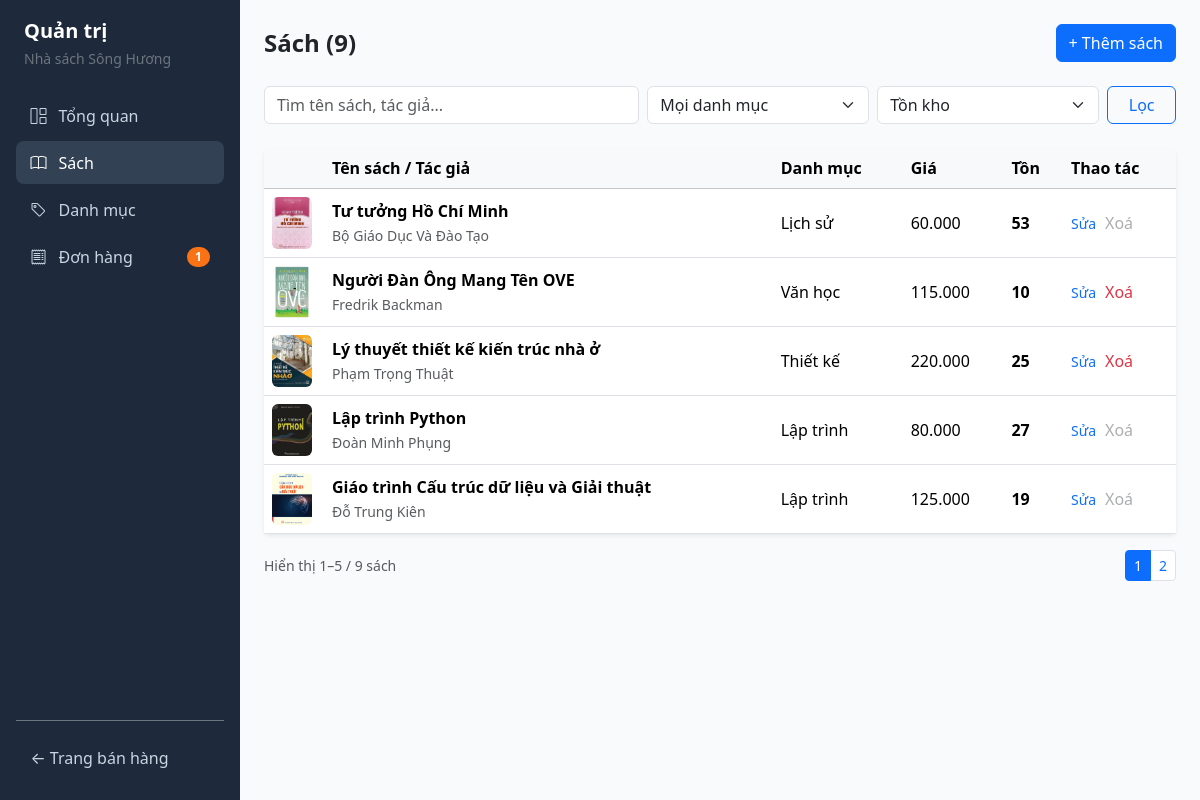
The app's page /admin/books with its own data.
### chuong_06/quanly_nhasach/models.py (models this page shows, shortened)
class Book(db.Model):
    __tablename__ = "books"
    id = db.Column(db.Integer, primary_key=True)
    title = db.Column(db.String(200), nullable=False, unique=True)
    author = db.Column(db.String(150), nullable=False)
    publisher = db.Column(db.String(150), nullable=True)
    publish_year = db.Column(db.Integer, nullable=True)
    price = db.Column(db.Integer, nullable=False)
    stock = db.Column(db.Integer, nullable=False, default=0)
    description = db.Column(db.Text, nullable=True)
    cover_image = db.Column(db.String(255), nullable=True)
    created_at = db.Column(db.DateTime, default=datetime.now, nullable=False)
    category_id = db.Column(db.Integer, db.ForeignKey("categories.id"), nullable=False)
    category = db.relationship("Category", back_populates="books")
    order_items = db.relationship("OrderItem", back_populates="book", lazy="dynamic")
    @property
    def is_deletable(self):
        return self.order_items.count() == 0

class Category(db.Model):
    __tablename__ = "categories"
    id = db.Column(db.Integer, primary_key=True)
    name = db.Column(db.String(100), nullable=False, unique=True)
    description = db.Column(db.Text, nullable=True)
    books = db.relationship("Book", back_populates="category", lazy="dynamic")

### chuong_06/quanly_nhasach/app.py (the view)
@app.route("/admin/books")
def admin_books():
    page = request.args.get("page", 1, type=int)
    q = request.args.get("q", "").strip()
    category_id = request.args.get("category_id", type=int)
    stock_filter = request.args.get("stock", "").strip()
    query = Book.query
    if q:
        keyword = f"%{q}%"
        query = query.filter(or_(Book.title.ilike(keyword), Book.author.ilike(keyword)))
    if category_id:
        query = query.filter(Book.category_id == category_id)
    if stock_filter == "in_stock":
        query = query.filter(Book.stock > 0)
    elif stock_filter == "low_stock":
        query = query.filter(Book.stock > 0, Book.stock <= 5)
    elif stock_filter == "out_of_stock":
        query = query.filter(Book.stock == 0)
    pagination = query.order_by(Book.created_at.desc(), Book.id.desc()).paginate(
        page=page, per_page=5, error_out=False
    )
    categories = Category.query.order_by(Category.name.asc()).all()
    return render_template(
        "admin/books.html",
        pagination=pagination,
        books=pagination.items,
        categories=categories,
        q=q,
        selected_category=category_id,
        stock_filter=stock_filter,
    )

### chuong_06/quanly_nhasach/app.py (called while the page is built)
def get_raw_cart():
    cart = session.get("cart", {})
    if not isinstance(cart, dict):
        cart = {}
        session["cart"] = cart
    return cart

def get_cart_total_quantity():
    cart = get_raw_cart()
    return sum(int(qty) for qty in cart.values() if int(qty) > 0)

@app.context_processor
def inject_global_counts():
    pending_count = (
        db.session.query(func.count(Order.id))
        .filter(Order.status == Order.STATUS_PENDING)
        .scalar()
        or 0
    )
    return {
        "cart_count": get_cart_total_quantity(),
        "pending_orders_count": pending_count,
    }

### chuong_06/quanly_nhasach/templates/admin/books.html (shortened to what this page needs)
{% extends "admin/base_admin.html" %}  {% block content %}
<div class="d-flex justify-content-between align-items-center mb-4">
  <h4 class="fw-bold mb-0">Sách ({{ pagination.total }})</h4>
  <a href="{{ url_for('admin_book_create') }}" class="btn btn-primary"
    >+ Thêm sách</a
  >
</div>
<form method="get" action="{{ url_for('admin_books') }}" class="row g-2 mb-4">
  <div class="col-md-5">
    <input
      type="text"
      name="q"
      value="{{ q }}"
      class="form-control"
      placeholder="Tìm tên sách, tác giả..."
    />
  </div>
  <div class="col-md-3">
    <select name="category_id" class="form-select">
      <option value="">Mọi danh mục</option>
    </select>
  </div>
  <div class="col-md-3">
    <select name="stock" class="form-select">
      <option value="">Tồn kho</option>
    </select>
  </div>
  <div class="col-md-1 d-grid">
    <button type="submit" class="btn btn-outline-primary">Lọc</button>
  </div>
</form>
<div class="card border-0 shadow-sm mb-3">
  <div class="table-responsive">
    <table class="table align-middle mb-0">
      <thead class="table-light">
        <tr>
          <th style="width: 60px"></th>
          <th>Tên sách / Tác giả</th>
          <th>Danh mục</th>
          <th>Giá</th>
          <th>Tồn</th>
          <th>Thao tác</th>
        </tr>
      </thead>
      <tbody>
        {% for book in books %}
        <tr>
          <td>
            {% if book.cover_image %}
            <img
              src="{{ url_for('static', filename='uploads/' + book.cover_image) }}"
              class="rounded"
              style="width: 40px; height: 52px; object-fit: cover"
            />
            {% endif %}
          </td>
          <td>
            <div class="fw-semibold">{{ book.title }}</div>
            <small class="text-muted">{{ book.author }}</small>
          </td>
          <td>{{ book.category.name }}</td>
          <td>{{ "{:,}".format(book.price).replace(",", ".") }}</td>
          <td class="fw-bold {{ 'text-danger' if book.stock == 0 else '' }}">
            {{ book.stock }}
          </td>
          <td>
            <div class="d-flex align-items-center gap-2">
              <a
                href="{{ url_for('admin_book_edit', book_id=book.id) }}"
                class="text-decoration-none small"
                >Sửa</a
              >
              <form
                method="post"
                action="{{ url_for('admin_book_delete', book_id=book.id) }}"
                onsubmit="return confirm('Bạn có chắc chắn muốn xoá sách {{ book.title }}?');"
              >
                <button
                  type="submit"
                  class="btn btn-link p-0 text-decoration-none small {{ 'text-danger' if book.is_deletable else 'text-muted opacity-50' }}"
                >
                  Xoá
                </button>
              </form>
            </div>
          </td>
        </tr>
        {% else %}
        <tr>
          <td colspan="6" class="text-center text-muted py-4">
            Không tìm thấy sách nào.
          </td>
        </tr>
        {% endfor %}
      </tbody>
    </table>
  </div>
</div>
{% if pagination.total > 0 %} {% set start_idx = (pagination.page - 1) *
pagination.per_page + 1 %} {% set end_idx = start_idx + (books | length) - 1 %}
<div class="d-flex justify-content-between align-items-center">
  <small class="text-muted"
    >Hiển thị {{ start_idx }}–{{ end_idx }} / {{ pagination.total }} sách</small
  >
  <nav>
    <ul class="pagination pagination-sm mb-0">
      {% for p in pagination.iter_pages() %} {% if p %}
      <li class="page-item {{ 'active' if p == pagination.page else '' }}">
        <a
          class="page-link"
          href="{{ url_for('admin_books', page=p, q=q, category_id=selected_category, stock=stock_filter) }}"
        >
          {{ p }}
        </a>
      </li>
      {% else %}
      <li class="page-item disabled"><span class="page-link">…</span></li>
      {% endif %} {% endfor %}
    </ul>
  </nav>
</div>
{% endif %} {% endblock %}

### chuong_06/quanly_nhasach/templates/admin/base_admin.html (style rules this page uses)
body { background-color: #f8fafc; }

### records on screen
Book: cover_image (picture), title "Tư tưởng Hồ Chí Minh", author "Bộ Giáo Dục Và Đào Tạo", category.name "Lịch sử", price "60.000", stock "53"
Book: cover_image (picture), title "Người Đàn Ông Mang Tên OVE", author "Fredrik Backman", category.name "Văn học", price "115.000", stock "10"
Book: cover_image (picture), title "Lý thuyết thiết kế kiến trúc nhà ở", author "Phạm Trọng Thuật", category.name "Thiết kế", price "220.000", stock "25"
Book: cover_image (picture), title "Lập trình Python", author "Đoàn Minh Phụng", category.name "Lập trình", price "80.000", stock "27"
Book: cover_image (picture), title "Giáo trình Cấu trúc dữ liệu và Giải thuật", author "Đỗ Trung Kiên", category.name "Lập trình", price "125.000", stock "19"

### other values on screen
{{ pending_orders_count }} "1"
{{ pagination.total }} "9"
{{ start_idx }} "1"
{{ end_idx }} "5"
{{ p }} "1" "2"
